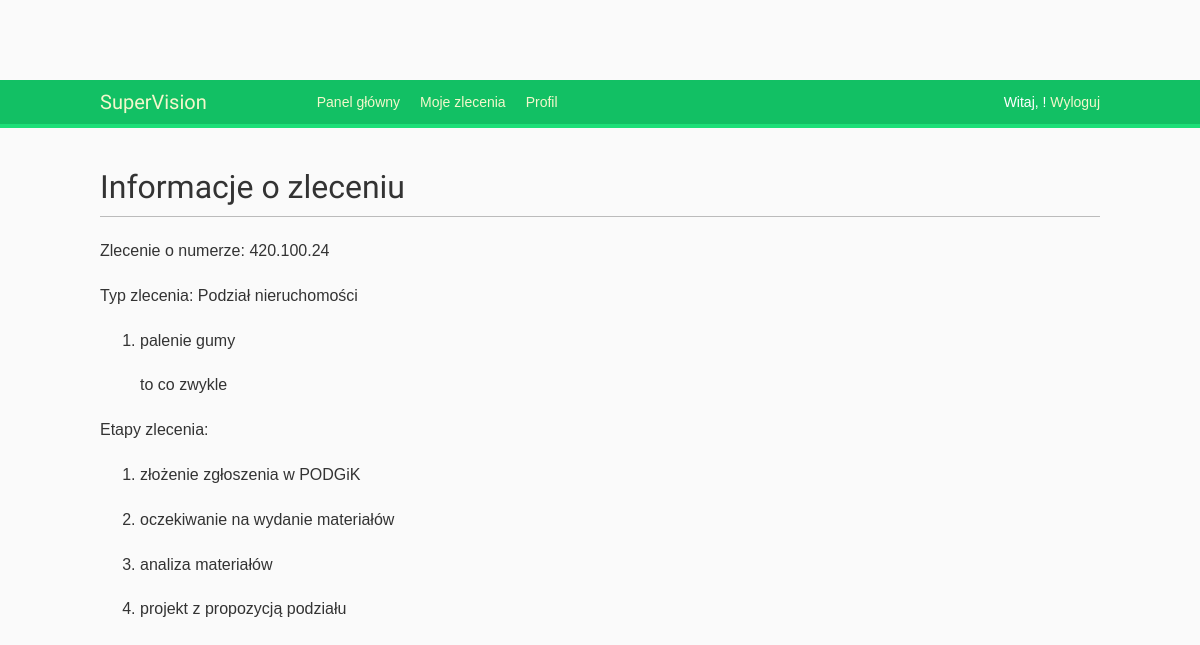
The app's page /account/orders/3/ (signed in) with its own data.
### jobprogress/models.py (models this page shows, shortened)
class Job(models.Model):
    STATUS_CHOICES = [
        ('status_1', 's1'),
    ]
    investor = models.ForeignKey(User, on_delete=models.CASCADE, verbose_name='klient', related_name='job_kerg')
    job_type = models.ForeignKey(JobTemplate, on_delete=models.PROTECT, verbose_name='typ pracy')
    plot_number = models.CharField('numer działki', max_length=12)
    work_id = models.CharField(max_length=10, null=True)
    body = models.TextField('opis', max_length=80, null=True)
    status = models.CharField('status', max_length=20, choices=STATUS_CHOICES)
    created = models.DateTimeField('utworzono', default=timezone.now)
    updated = models.DateTimeField('ostatnia aktualizacja', auto_now=True)
    class Meta:
        ordering = ('-created',)
        verbose_name = 'Robotę'
        verbose_name_plural = 'Roboty'
    def __str__(self):
        return self.job_type.job_template_name

class JobTemplate(models.Model):
    job_template_name = models.CharField('rodzaj pracy', max_length=30, unique=True)
    class Meta:
        verbose_name = 'Szablon'
        verbose_name_plural = 'Szablony'

class Task(models.Model):
    name = models.CharField('nazwa zadania', max_length=60)
    parent_job = models.ForeignKey(Job, on_delete=models.CASCADE, verbose_name='Robota')
    body = models.TextField('opis', max_length=120, null=True)
    created = models.DateTimeField('utworzono', default=timezone.now)
    updated = models.DateTimeField('ostatnia aktualizacja', auto_now=True)
    class Meta:
        verbose_name = 'Zadanie'
        verbose_name_plural = 'Zadania'

class Status(models.Model):
    job_template = models.ForeignKey(JobTemplate, on_delete=models.CASCADE, verbose_name='Rodzaj Pracy')
    status_id = models.CharField('ID statusu', max_length=30)
    status_name = models.CharField('nazwa statusu', max_length=80)
    body = models.TextField('opis', max_length=120, blank=True, null=True)
    class Meta:
        ordering = ('status_id',)
        verbose_name = 'Etap'
        verbose_name_plural = 'Etapy'
    def __str__(self):
        return self.status_name

### account/views.py (the view)
# urls.py: re_path(r'^orders/(?P<order_id>\d+)/$', views.order, name='order')
@login_required
def order(request, order_id):
    order = Job.objects.get(id=order_id)
    tasks = order.task_set.all()
    jobtemplate = JobTemplate.objects.get(pk=order.job_type_id)
    statuses = jobtemplate.status_set.all()
    context = {'order': order,
               'tasks': tasks,
               'job_type': jobtemplate,
               'statuses': statuses
               }
    return render(request, 'account/order.html', context)

### account/templates/account/order.html (shortened to what this page needs)
{% extends "base.html" %}
{% block content %}
    <h1>Informacje o zleceniu</h1>
    <p>Zlecenie o numerze: {{ order.work_id }}</p>
    <p>Typ zlecenia: {{ order }}</p>
    <ol>
    {% for task in tasks %}
        <li>
            <p>{{ task.name }}</p>
            <p>{{ task.body|linebreaks }}</p>
        </li>
    {% empty %}
            Nie dodano żadnego zadania.
    {% endfor %}
    </ol>
    <p>Etapy zlecenia:</p>
    <ol>
    {% for status in statuses %}
        <li>
            <p>{{ status }}</p>
        </li>
    {% empty %}
            Nie dodano żadnego statusu.
    {% endfor %}
    </ol>
{% endblock %}

### account/static/css/base.css (style rules this page uses)
body { margin:0; padding:0; font-family:helvetica, sans-serif; background: darkorange; }
p { line-height: 1.8; }
h1, h2, h3, h4, h5 , h6 { font-family: 'Muli', sans-serif; font-weight:normal; }
h1 { border-bottom:1px solid #bbb; padding:0 0 10px 0; margin:10px 0 20px 0; }
ol { line-height:1.5; }
body { background: #fafafa; color: #333333; margin-top: 5rem; }

### records on screen
Job: work_id "420.100.24", job_type.job_template_name "Podział nieruchomości"
Task: name "palenie gumy", body "to co zwykle"
Status: status_name "złożenie zgłoszenia w PODGiK"
Status: status_name "oczekiwanie na wydanie materiałów"
Status: status_name "analiza materiałów"
Status: status_name "projekt z propozycją podziału"
